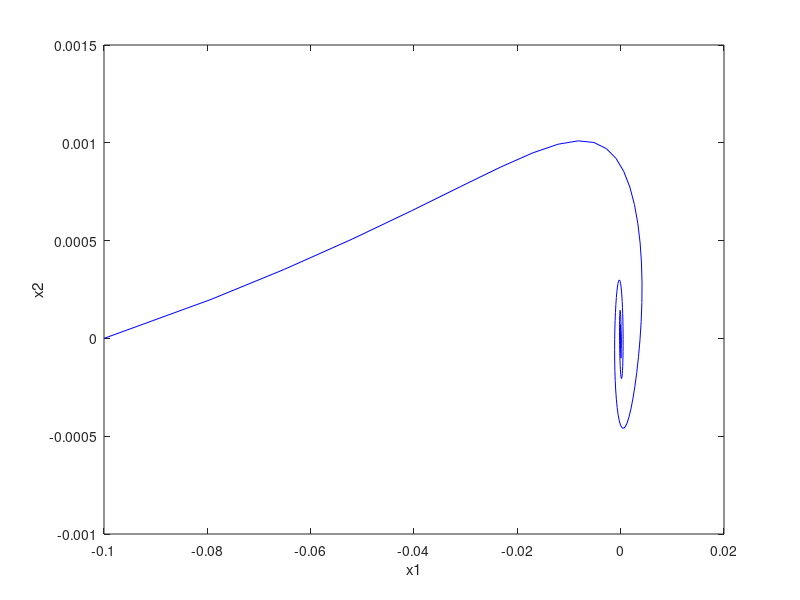

MATLAB code to generate this figure:
clear
clc
A = [1 1];
K = 1000;
x0 = [-0.1, 0]';
xk = x0;
xk_1 = x0;
yk = x0;
L = max(eig(A' * A)) * 0.493;
t1 = 1;
x1 = zeros(K,1);
x2 = zeros(K,1);
error = zeros(K-1,1);

for i = 1: K
    g = abs(xk(1))^3 + 5 * abs(xk(2))^3;
    f = 0.001 * (xk(1) + xk(2))^2;
    x1(i) = xk(1);
    x2(i) = xk(2);
    error(i) = f + g;
    c1 = L * yk(1) -  0.002 * (yk(1) + yk(2));
    c2 = L * yk(2) -  0.002 * (yk(1) + yk(2));    
    % x1 
    if (c1 > 0)
        xk(1) =  (-L + sqrt(L^2 + 12 * L * c1)) / 6 ;
    elseif (c1 < 0)
        xk(1) = (L - sqrt(L^2 - 12 * L * c1)) / 6 ;
    else
        xk(1) = 0;
    end
    % x2
    if (c2 > 0)
        xk(2) = (-L + sqrt(L^2 + 60 * L * c2)) / 30 ;
    elseif (c2 < 0)
        xk(2) = (L - sqrt(L^2 - 60 * L * c2)) / 30 ;
    else
        xk(2) = 0;
    end
    t2 = (1 + sqrt(1 + 4 * t1^2)) / 2;
    yk1 = xk + (t1 - 1) * t2^-1 * (xk - xk_1);
    t1 = t2;
    xk_1 = xk;
    yk = yk1;
end 

figure(1)
plot(x1,x2,'color','blue')
xlabel('x1')
ylabel('x2')

%figure(2)
%iteration = linspace(1,K,K);
%semilogy(iteration, error, 'color','red')
%xlabel('iterations')
%ylabel('error')